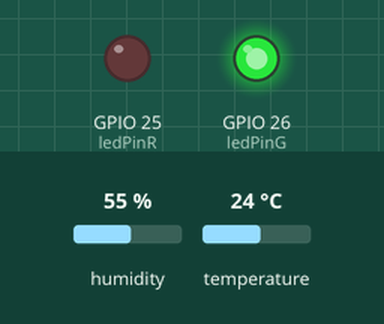
Simulated run of this sketch. Board: ESP32. On the bench: output pins drawn as LEDs (lit = HIGH). Inputs (shaded band) come from the test bench; at power-on: humidity 55 %, temperature 24 °C. WiFi joins after 1.5 s; servers stay silent unless stated; what the sketch prints to the serial monitor is not drawn.

Above: at 6.8 s.
6.9 s: humidity set to 31 %
13.5 s: humidity set to 28 %
At 16.4 s:
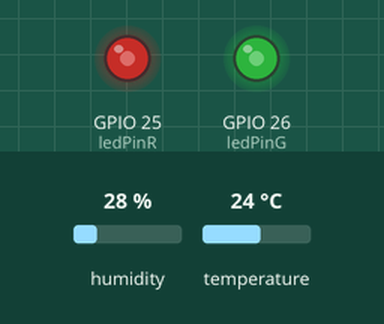
18.0 s: humidity set to 40 %
At 19.5 s:
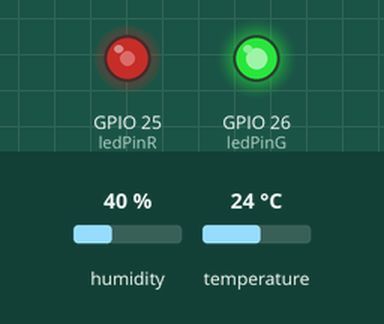
22.5 s: humidity set to 14 %
At 24.6 s:
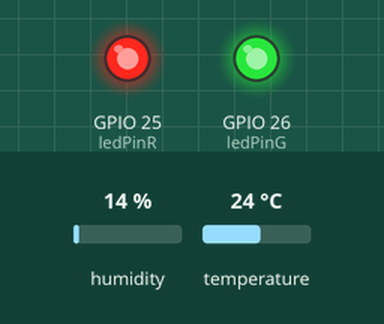
27.0 s: humidity set to 16 %
At 27.8 s:
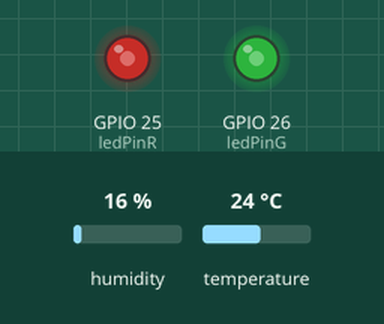
31.5 s: humidity set to 68 %
At 34.1 s:
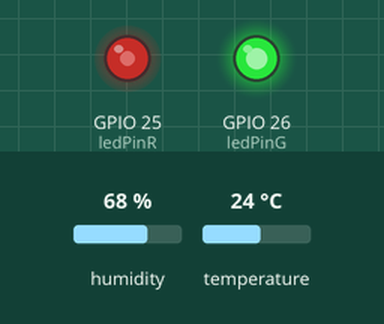
Timing chart, 0 to 35.6 s (numbered marks = the images above; inputs shaded):
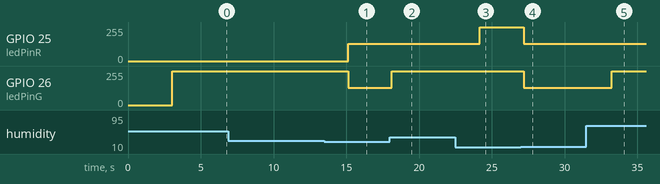

Measured:
- the behaviour switches between 30 and 29 % on humidity (found by bisection; images 0 and 1)
- the behaviour switches between 14 and 15 % on humidity (found by bisection; images 3 and 4)
- after the input at 6.9 s, every drawn part: stays the same
- after the input at 13.5 s, GPIO 25 (ledPinR): 0/255 → 128/255 after 1.6 s; GPIO 26 (ledPinG): 255/255 → 128/255 after 1.6 s
- after the input at 18.0 s, GPIO 26 (ledPinG): 128/255 → 255/255 after 0.14 s
- after the input at 22.5 s, GPIO 25 (ledPinR): 128/255 → 255/255 after 1.7 s
- after the input at 27.0 s, GPIO 25 (ledPinR), GPIO 26 (ledPinG): 255/255 → 128/255 after 0.21 s
- after the input at 31.5 s, GPIO 26 (ledPinG): 128/255 → 255/255 after 1.8 s

The sketch:

arduinoCode.ino
```cpp
#include <WiFi.h>
#include <WiFiClient.h>
#include <WebServer.h>
#include <ESPmDNS.h>
#include <DHT.h>


#define DPIN 27       //Pin to connect DHT sensor (GPIO number)
#define DTYPE DHT11   // Define DHT 11 or DHT22 sensor type
int ledPinR = 25;
// int ledPinB = 25;
int ledPinG = 26;

// Web server on port 80
WebServer server(0001);


// Replace with your WiFi credentials
const char* ssid = "DEVESH1703"; //
const char* password = "019Ni001"; //


DHT dht(DPIN,DTYPE);
int myCounter = 0;

bool stop = false;

void setup() {
  Serial.begin(115200); // baud number needs to match baud console
  pinMode(ledPinR, OUTPUT); // Set the LED pin as OUTPUT
  pinMode(ledPinG, OUTPUT); // Set the LED pin as OUTPUT
  // dht.begin();
  // Serial.begin(115200);
  Serial.println("duck 4 ");
  // Connect to WiFi
  WiFi.begin(ssid, password);
  dht.begin();  // Initialize DHT sensor
  Serial.print("WiFi Signal Strength: ");
  Serial.println(WiFi.RSSI());  // RSSI (Received Signal Strength Indicator)
  // while (WiFi.status() != WL_CONNECTED) {
  //   delay(1000);
  //   Serial.println("Connecting to WiFi...");
  // }

  // Serial.println("Connected to WiFi");


  // Route to serve temperature and humidity data
  // server.on("/data", HTTP_GET, [](){
  //   float temperature = dht.readTemperature(); // Get temperature
  //   float humidity = dht.readHumidity();       // Get humidity

  //   if (isnan(temperature) || isnan(humidity)) {
  //     server.send(500, "text/plain", "Failed to read from DHT sensor");
  //     return;
  //   }

  //   // Send data as JSON response
  //   String jsonResponse = "{\"temperature\": " + String(temperature) + ", \"humidity\": " + String(humidity) + "}";
  //   server.send(200, "application/json", jsonResponse);
  // });

  // // Start the HTTP server
  // server.begin();

}


void loop() {
  // digitalWrite(ledPinB, HIGH);
  // if(!stop){
    // digitalWrite (25, HIGH); // set the LED on

    delay(3000);
    float tc = dht.readTemperature(false);  //Read temperature in C
    float tf = dht.readTemperature(true);   //Read Temperature in F
    float hu = dht.readHumidity();          //Read Humidity


    Serial.print("Temp: ");
    Serial.print(tc);
    Serial.print(" C, ");
    Serial.print(tf-10);
    Serial.print(" F, Hum: ");
    Serial.print(hu);
    Serial.println("%");


    stop = true;
  //   Serial.print("WiFi Signal Strength: ");
  // Serial.println(WiFi.RSSI());  // RSSI (Received Signal Strength Indicator)

  if(hu < 15){
    digitalWrite(ledPinR, HIGH);
  }else if(hu < 30){
    analogWrite(ledPinR, 128); // Turn on both LEDs at half intensity
    analogWrite(ledPinG, 128); // Turn on both LEDs at half intensity
  }else{
    analogWrite(ledPinG, 255);
  }

  if(hu < 20){
    if(tf < 50){
      Serial.print("Low Risk ");
    } else if (tf<75){
      Serial.print("Low Risk ");
    } else if (tf < 80){
      Serial.print("Moderate Risk ");
    } else if (tf < 90){
      Serial.print("High Risk ");
    } else {
      Serial.print("Extreme Risk");
    }
  } else if(hu<30){
    if(tf < 50){
      Serial.print("Low Risk ");
    } else if (tf<75){
      Serial.print("Low Risk ");
    } else if (tf < 80){
      Serial.print("Moderate Risk ");
    } else if (tf < 90){
      Serial.print("High Risk ");
    } else {
      Serial.print("Extreme Risk ");
    }

  } else if(hu<35){
    if(tf < 50){
      Serial.print("Low Risk ");
    } else if (tf<75){
      Serial.print("Low Risk ");
    } else if (tf < 80){
      Serial.print("Moderate Risk ");
    } else if (tf < 90){
      Serial.print("Moderate Risk ");
    } else {
      Serial.print("High Risk ");
    }

  } else if(hu < 80){
    if(tf < 50){
        Serial.print("Low Risk ");
    } else if (tf<75){
      Serial.print("Low Risk ");
    } else if (tf < 80){
      Serial.print("Low Risk ");
    } else if (tf < 90){
      Serial.print("Moderate Risk ");
    } else {
      Serial.print("Moderate Risk ");
    }

  } else {
    if(tf < 50){
      Serial.print("Low Risk ");
    } else if (tf<75){
      Serial.print("Low Risk ");
    } else if (tf < 80){
      Serial.print("Low Risk ");
    } else if (tf < 90){
      Serial.print("Low Risk ");
    } else {
      Serial.print("Low Risk ");
    }

  }

}
```
